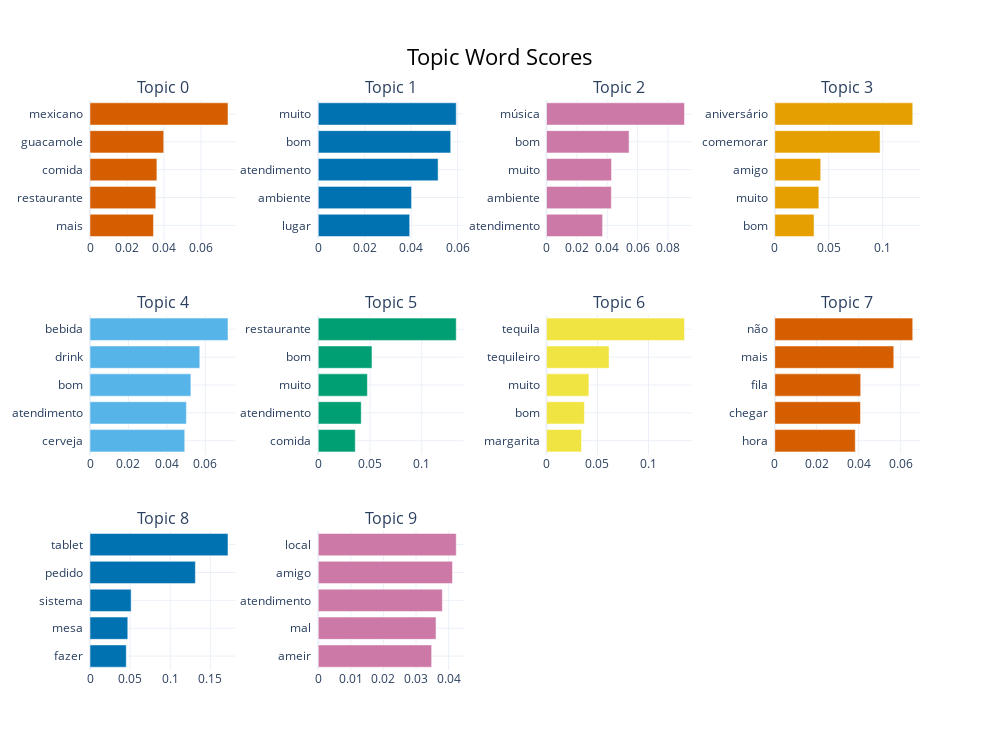

Notebook code for this chart:
### Markdown cell above
#### Visualização dos tópicos

### Code cell
topic_model.visualize_barchart(top_n_topics=10)

### Figure 1 — Plotly figure (JSON) as saved in the notebook; plotly's stock layout.template omitted (floating-point values rounded to 4 significant figures)
{"data": [{"marker": {"color": "#D55E00"}, "orientation": "h", "type": "bar", "x": [0.0343, 0.03558, 0.03615, 0.03985, 0.07458], "xaxis": "x", "y": ["mais  ", "restaurante  ", "comida  ", "guacamole  ", "mexicano  "], "yaxis": "y"}, {"marker": {"color": "#0072B2"}, "orientation": "h", "type": "bar", "x": [0.03935, 0.04015, 0.05157, 0.057, 0.05938], "xaxis": "x2", "y": ["lugar  ", "ambiente  ", "atendimento  ", "bom  ", "muito  "], "yaxis": "y2"}, {"marker": {"color": "#CC79A7"}, "orientation": "h", "type": "bar", "x": [0.03694, 0.0427, 0.04282, 0.05438, 0.09087], "xaxis": "x3", "y": ["atendimento  ", "ambiente  ", "muito  ", "bom  ", "música  "], "yaxis": "y3"}, {"marker": {"color": "#E69F00"}, "orientation": "h", "type": "bar", "x": [0.0364, 0.04086, 0.04259, 0.09758, 0.1278], "xaxis": "x4", "y": ["bom  ", "muito  ", "amigo  ", "comemorar  ", "aniversário  "], "yaxis": "y4"}, {"marker": {"color": "#56B4E9"}, "orientation": "h", "type": "bar", "x": [0.0493, 0.05017, 0.05251, 0.05715, 0.07182], "xaxis": "x5", "y": ["cerveja  ", "atendimento  ", "bom  ", "drink  ", "bebida  "], "yaxis": "y5"}, {"marker": {"color": "#009E73"}, "orientation": "h", "type": "bar", "x": [0.03578, 0.04154, 0.04748, 0.05192, 0.1334], "xaxis": "x6", "y": ["comida  ", "atendimento  ", "muito  ", "bom  ", "restaurante  "], "yaxis": "y6"}, {"marker": {"color": "#F0E442"}, "orientation": "h", "type": "bar", "x": [0.03431, 0.03717, 0.04156, 0.06134, 0.1353], "xaxis": "x7", "y": ["margarita  ", "bom  ", "muito  ", "tequileiro  ", "tequila  "], "yaxis": "y7"}, {"marker": {"color": "#D55E00"}, "orientation": "h", "type": "bar", "x": [0.03836, 0.04087, 0.04095, 0.05671, 0.06574], "xaxis": "x8", "y": ["hora  ", "chegar  ", "fila  ", "mais  ", "não  "], "yaxis": "y8"}, {"marker": {"color": "#0072B2"}, "orientation": "h", "type": "bar", "x": [0.04517, 0.04708, 0.05126, 0.1313, 0.172], "xaxis": "x9", "y": ["fazer  ", "mesa  ", "sistema  ", "pedido  ", "tablet  "], "yaxis": "y9"}, {"marker": {"color": "#CC79A7"}, "orientation": "h", "type": "bar", "x": [0.03479, 0.03613, 0.03808, 0.04119, 0.04234], "xaxis": "x10", "y": ["ameir  ", "mal  ", "atendimento  ", "amigo  ", "local  "], "yaxis": "y10"}], "layout": {"annotations": [{"font": {"size": 16}, "showarrow": false, "text": "Topic 0", "x": 0.0875, "xanchor": "center", "xref": "paper", "y": 1, "yanchor": "bottom", "yref": "paper"}, {"font": {"size": 16}, "showarrow": false, "text": "Topic 1", "x": 0.3625, "xanchor": "center", "xref": "paper", "y": 1, "yanchor": "bottom", "yref": "paper"}, {"font": {"size": 16}, "showarrow": false, "text": "Topic 2", "x": 0.6375, "xanchor": "center", "xref": "paper", "y": 1, "yanchor": "bottom", "yref": "paper"}, {"font": {"size": 16}, "showarrow": false, "text": "Topic 3", "x": 0.9125, "xanchor": "center", "xref": "paper", "y": 1, "yanchor": "bottom", "yref": "paper"}, {"font": {"size": 16}, "showarrow": false, "text": "Topic 4", "x": 0.0875, "xanchor": "center", "xref": "paper", "y": 0.6222, "yanchor": "bottom", "yref": "paper"}, {"font": {"size": 16}, "showarrow": false, "text": "Topic 5", "x": 0.3625, "xanchor": "center", "xref": "paper", "y": 0.6222, "yanchor": "bottom", "yref": "paper"}, {"font": {"size": 16}, "showarrow": false, "text": "Topic 6", "x": 0.6375, "xanchor": "center", "xref": "paper", "y": 0.6222, "yanchor": "bottom", "yref": "paper"}, {"font": {"size": 16}, "showarrow": false, "text": "Topic 7", "x": 0.9125, "xanchor": "center", "xref": "paper", "y": 0.6222, "yanchor": "bottom", "yref": "paper"}, {"font": {"size": 16}, "showarrow": false, "text": "Topic 8", "x": 0.0875, "xanchor": "center", "xref": "paper", "y": 0.2444, "yanchor": "bottom", "yref": "paper"}, {"font": {"size": 16}, "showarrow": false, "text": "Topic 9", "x": 0.3625, "xanchor": "center", "xref": "paper", "y": 0.2444, "yanchor": "bottom", "yref": "paper"}], "height": 750, "hoverlabel": {"bgcolor": "white", "font": {"family": "Rockwell", "size": 16}}, "showlegend": false, "title": {"font": {"color": "Black", "size": 22}, "text": "Topic Word Scores", "x": 0.5, "xanchor": "center", "yanchor": "top"}, "width": 1000, "xaxis": {"anchor": "y", "domain": [0, 0.175], "showgrid": true}, "xaxis10": {"anchor": "y10", "domain": [0.275, 0.45], "showgrid": true}, "xaxis11": {"anchor": "y11", "domain": [0.55, 0.725], "showgrid": true}, "xaxis12": {"anchor": "y12", "domain": [0.825, 1], "showgrid": true}, "xaxis2": {"anchor": "y2", "domain": [0.275, 0.45], "showgrid": true}, "xaxis3": {"anchor": "y3", "domain": [0.55, 0.725], "showgrid": true}, "xaxis4": {"anchor": "y4", "domain": [0.825, 1], "showgrid": true}, "xaxis5": {"anchor": "y5", "domain": [0, 0.175], "showgrid": true}, "xaxis6": {"anchor": "y6", "domain": [0.275, 0.45], "showgrid": true}, "xaxis7": {"anchor": "y7", "domain": [0.55, 0.725], "showgrid": true}, "xaxis8": {"anchor": "y8", "domain": [0.825, 1], "showgrid": true}, "xaxis9": {"anchor": "y9", "domain": [0, 0.175], "showgrid": true}, "yaxis": {"anchor": "x", "domain": [0.7556, 1], "showgrid": true}, "yaxis10": {"anchor": "x10", "domain": [0, 0.2444], "showgrid": true}, "yaxis11": {"anchor": "x11", "domain": [0, 0.2444], "showgrid": true}, "yaxis12": {"anchor": "x12", "domain": [0, 0.2444], "showgrid": true}, "yaxis2": {"anchor": "x2", "domain": [0.7556, 1], "showgrid": true}, "yaxis3": {"anchor": "x3", "domain": [0.7556, 1], "showgrid": true}, "yaxis4": {"anchor": "x4", "domain": [0.7556, 1], "showgrid": true}, "yaxis5": {"anchor": "x5", "domain": [0.3778, 0.6222], "showgrid": true}, "yaxis6": {"anchor": "x6", "domain": [0.3778, 0.6222], "showgrid": true}, "yaxis7": {"anchor": "x7", "domain": [0.3778, 0.6222], "showgrid": true}, "yaxis8": {"anchor": "x8", "domain": [0.3778, 0.6222], "showgrid": true}, "yaxis9": {"anchor": "x9", "domain": [0, 0.2444], "showgrid": true}}}
